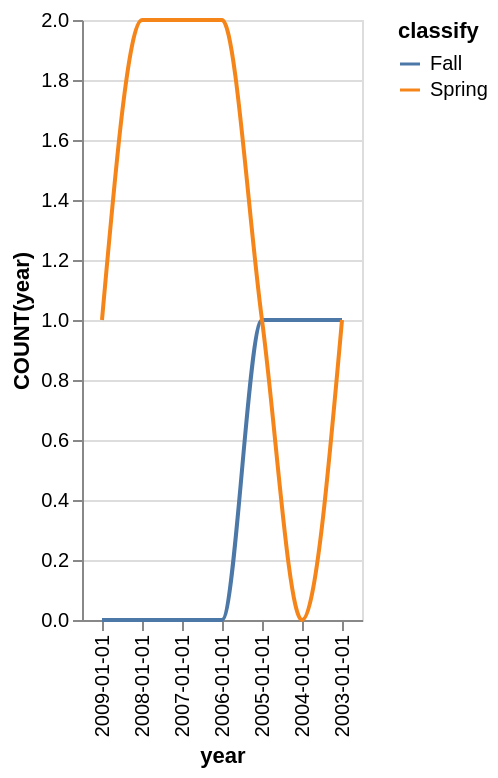

Vega-Lite specification for this chart:
### Vega-Lite specification from a JSON file in a GitHub repository (floating-point values rounded to 4 significant figures)
{"data": {"values": [{"x_data": "2003-01-01", "y_data": 1, "classify": "Fall"}, {"x_data": "2004-01-01", "y_data": 1, "classify": "Fall"}, {"x_data": "2005-01-01", "y_data": 1, "classify": "Fall"}, {"x_data": "2006-01-01", "y_data": 0, "classify": "Fall"}, {"x_data": "2007-01-01", "y_data": 0, "classify": "Fall"}, {"x_data": "2008-01-01", "y_data": 0, "classify": "Fall"}, {"x_data": "2009-01-01", "y_data": 0, "classify": "Fall"}, {"x_data": "2003-01-01", "y_data": 1, "classify": "Spring"}, {"x_data": "2004-01-01", "y_data": 0, "classify": "Spring"}, {"x_data": "2005-01-01", "y_data": 1, "classify": "Spring"}, {"x_data": "2006-01-01", "y_data": 2, "classify": "Spring"}, {"x_data": "2007-01-01", "y_data": 2, "classify": "Spring"}, {"x_data": "2008-01-01", "y_data": 2, "classify": "Spring"}, {"x_data": "2009-01-01", "y_data": 1, "classify": "Spring"}]}, "mark": {"type": "line", "interpolate": "monotone"}, "encoding": {"x": {"field": "x_data", "type": "nominal", "title": "year", "sort": "descending"}, "y": {"field": "y_data", "type": "quantitative", "title": "COUNT(year)"}, "color": {"field": "classify"}}}
